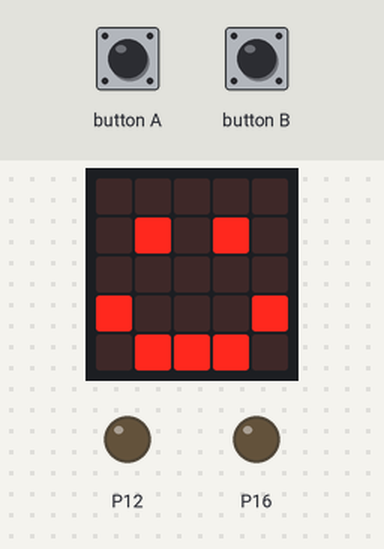
Bench run of a program on a simulated BBC micro:bit (MakeCode). Parts: the board's 5×5 LED display, output pins drawn as LEDs (lit = HIGH). The test bench sets the inputs (shaded band).

Above: at 1.8 s.
1.9 s: button A pressed for 0.15 s
At 2.5 s:
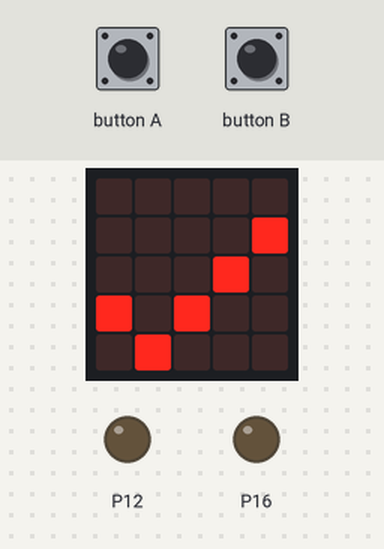
At 3.1 s:
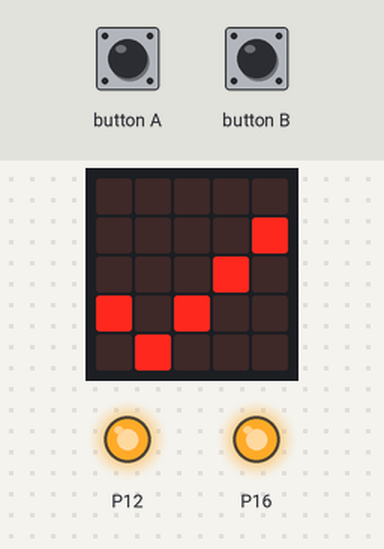
4.1 s: button B pressed for 0.15 s
At 6.0 s:
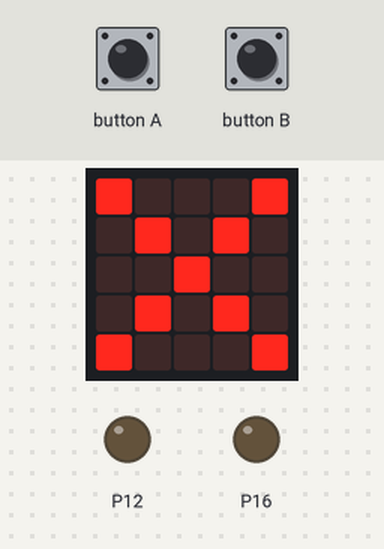
Timing chart, 0 to 7.5 s (numbered marks = the images above; inputs shaded):
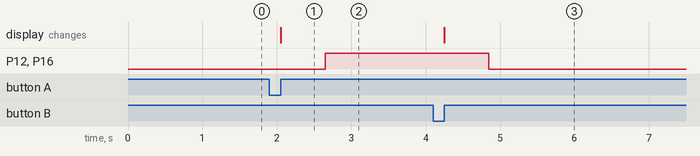

The program:

main.ts
```typescript
// (licence header left out)
// setup
basic.clearScreen()
pins.digitalWritePin(DigitalPin.P16,0)
basic.showIcon(IconNames.Happy)

// when button a is pressed
input.onButtonPressed(Button.A, function() {
    basic.showIcon(IconNames.Yes)
    pins.digitalWritePin(DigitalPin.P16, 1)
    pause(1)
    pins.digitalWritePin(DigitalPin.P12, 1)
})

// when button b is pressed
input.onButtonPressed(Button.B, function () {
    basic.showIcon(IconNames.No)
    pins.digitalWritePin(DigitalPin.P16, 0)
    pause(1)
    pins.digitalWritePin(DigitalPin.P12, 0)
})
```

Measured:
- after the input at 1.9 s, P12, P16: LOW → HIGH after 0.75 s; the display: changes after 0.15 s (image 1)
- after the input at 4.1 s, P12, P16: HIGH → LOW after 0.75 s; the display: changes after 0.15 s (image 3)
